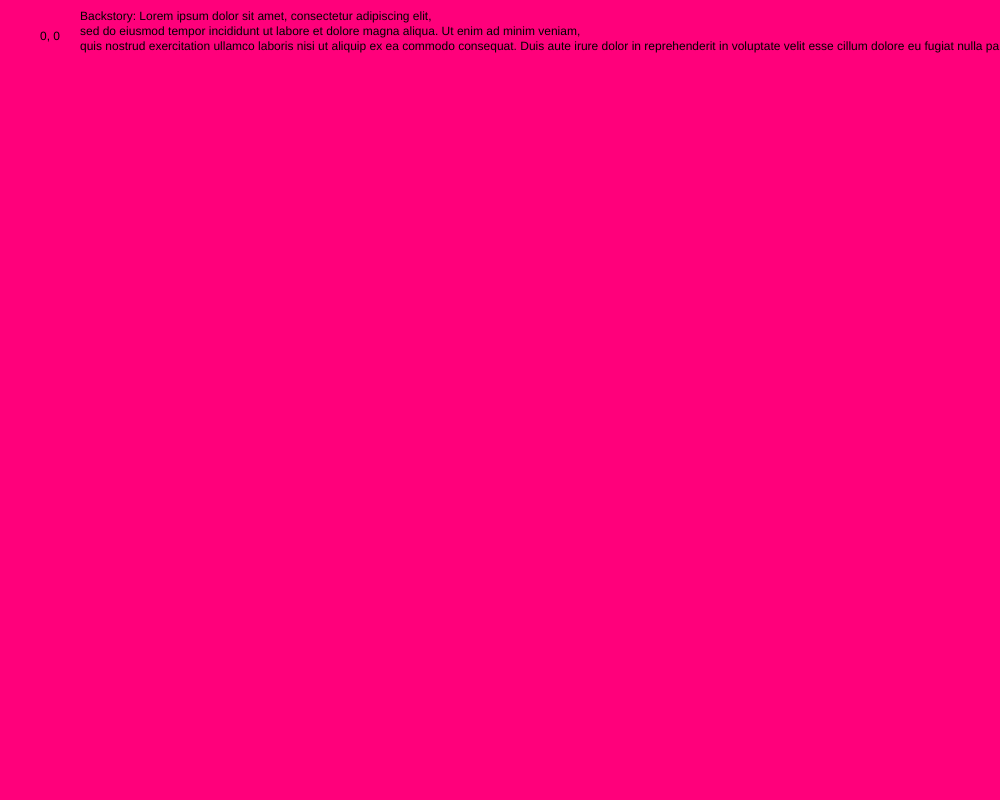
Frame 1 (no input)
Frame 60 (no input): identical to frame 1, image omitted
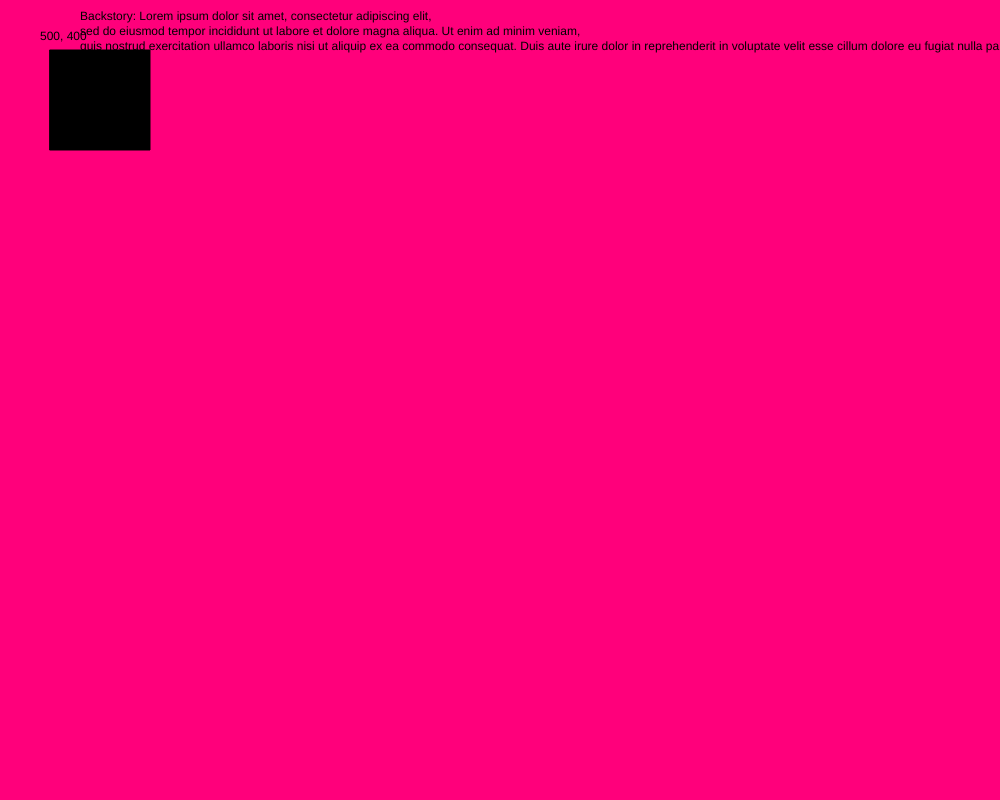
Frame 120 (the mouse pressed at the canvas centre since frame 60)

The p5.js sketch that drew these frames (run headless with seeded random() and noise() and a simulated clock; from frame 60 on, the mouse is pressed at the canvas centre):

// p5.js sketch
// ── sketch.js
function setup() {
  createCanvas(1000, 800);
  rectMode(CENTER);
  ellipseMode(CENTER);

}



function draw() {

  background(255, 0, 123);

  if (mouseIsPressed) {
    // stuff that shows when the mouse is pressed
    rect(100, 100, 100, 100) ;
  }

  // this shows mouse location - comment it out when you're done!

  fill(0);
  text(mouseX + ", " + mouseY, 40, 40);

  text("Backstory: Lorem ipsum dolor sit amet, consectetur adipiscing elit, \nsed do eiusmod tempor incididunt ut labore et dolore magna aliqua. Ut enim ad minim veniam, \nquis nostrud exercitation ullamco laboris nisi ut aliquip ex ea commodo consequat. Duis aute irure dolor in reprehenderit in voluptate velit esse cillum dolore eu fugiat nulla pariatur. Excepteur sint occaecat cupidatat non proident, sunt in culpa qui officia deserunt mollit anim id est laborum.", 80, 20) ;

}






// record the mouse location in console when clicked
function mouseReleased() {
  print(mouseX + ", " + mouseY);
}
